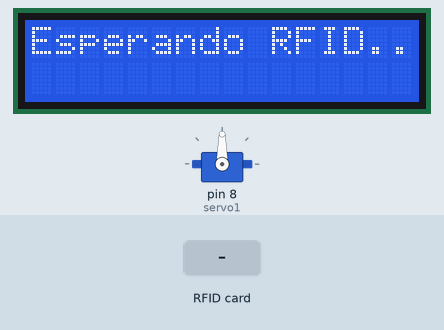
The sketch below on a simulated Arduino Uno, built with avr-gcc and run on an emulated ATmega328P. On the bench: 16×2 character LCD, servo. The inputs (shaded band) are chosen by the test bench. What the sketch prints to the serial monitor is not drawn.

Above: at 1.3 s.
1.4 s: RFID card 5E 7A 19 C4 held to the reader
At 2.2 s:
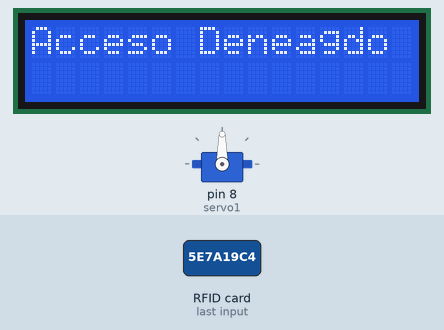
4.4 s: RFID card 04 62 07 6A held to the reader
At 5.1 s:
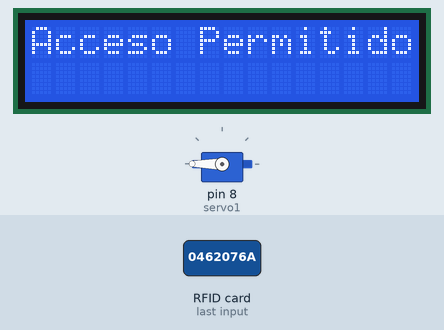
Timing chart, 0 to 9.0 s (numbered marks = the images above; inputs shaded):
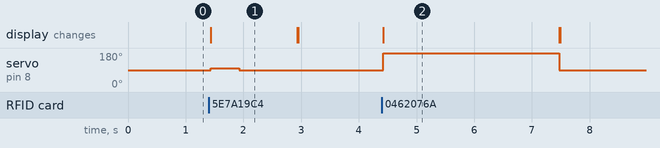

Measured:
- after the input at 1.4 s, servo on pin 8 (servo1): 90° → 100° at once, → 90° 0.50 s later; the display: changes at once (image 1)
- after the input at 4.4 s, servo on pin 8 (servo1): 90° → 180° at once, → 90° 3.1 s later; the display: changes at once (image 2)
- what the display in image 1 shows lasts 1.5 s, from 1.4 s to 2.9 s

The sketch:

access_controlv3.ino
```cpp
// MFRC522 - Version: Latest
#include <MFRC522.h>
#define SS_PIN 10
#define RST_PIN 9
#include <Servo.h>
#include <LiquidCrystal_I2C.h>

LiquidCrystal_I2C lcd(0x27,16,2);
Servo servo1;

int mod;

int pos = 0;

MFRC522 rfid(SS_PIN, RST_PIN);

byte keyTagUID[4] = {0x04, 0x62, 0x07, 0x6A}; // 0xE7, 0xEC, 0xBD, 0xB4
byte keyTagUID1[4] = {0xE7, 0xEC, 0xBD, 0xB4};

void setup()
{
  lcd.init();
  Serial.begin(9600);
  SPI.begin();     // init SPI bus
  rfid.PCD_Init(); // init MFRC522
  servo1.attach(8);
  lcd.backlight();
  servo1.write(90);
  mod = 1;
}

void loop()
{
  switch (mod)
  {
  case 1:
    printRfid();
    break;
  case 2:
    buscarr();
    break;
  case 3:
    checkValid();
    break;
  case 4:
    accesoPermitido();
    break;
  case 5:
    accesoDenegado();
    break;
  default:
    break;
  }
}

void printRfid()
{
  lcd.clear();
  lcd.print("Esperando RFID..");
  mod = 2;
}

void buscarr()
{
  if (rfid.PICC_IsNewCardPresent())
  {
    mod = 3;
  }
  else
  {
    mod = 2;
  }
}

void checkValid()
{
  if (rfid.PICC_ReadCardSerial()) // NUID has been readed
  {
    MFRC522::PICC_Type piccType = rfid.PICC_GetType(rfid.uid.sak);
    if (rfid.uid.uidByte[0] == keyTagUID[0] &&
            rfid.uid.uidByte[1] == keyTagUID[1] &&
            rfid.uid.uidByte[2] == keyTagUID[2] &&
            rfid.uid.uidByte[3] == keyTagUID[3] ||
        rfid.uid.uidByte[0] == keyTagUID1[0] &&
            rfid.uid.uidByte[1] == keyTagUID1[1] &&
            rfid.uid.uidByte[2] == keyTagUID1[2] &&
            rfid.uid.uidByte[3] == keyTagUID1[3])
    {
      mod = 4;
    }
    else
    {
      mod = 5;
    }
  }
}

void accesoPermitido()
{
  Serial.println("Access is granted");
  lcd.clear();
  lcd.print("Acceso Permitido");
  servo1.write(180);
  delay(3000);
  while (rfid.PICC_IsNewCardPresent())
  {
    delay(1000);
  }
  if (!rfid.PICC_IsNewCardPresent())
  {
    servo1.write(90);
    lcd.clear();
    mod = 1;
  }
}

void accesoDenegado()
{
  Serial.println("Access denied");
  lcd.clear();
  lcd.print("Acceso Deneagdo");
  servo1.write(100);
  delay(500);
  servo1.write(90);
  delay(1000);
  lcd.clear();
  mod = 1;
}
```
